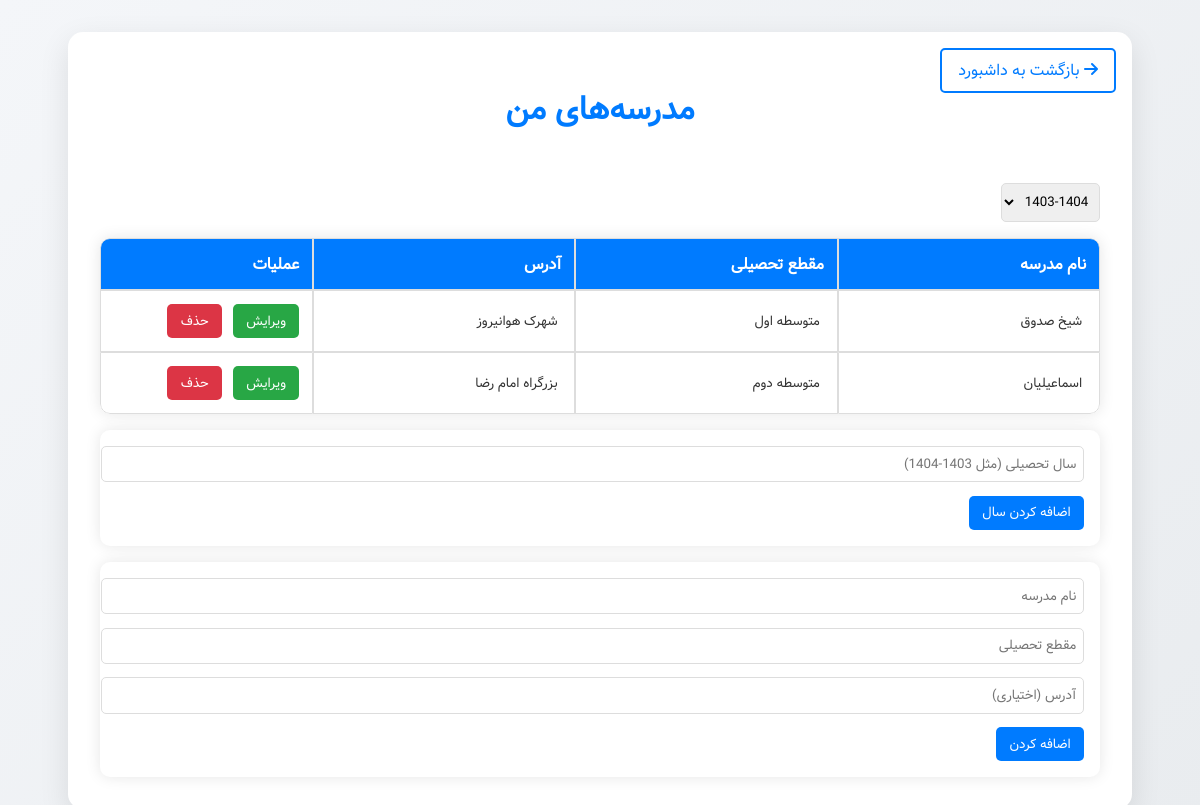
The app's page /teacher/schools/ (signed in) with its own data.
### core/models.py (models this page shows, shortened)
class School(models.Model):
    academic_year = models.ForeignKey(AcademicYear, on_delete=models.CASCADE)
    name = models.CharField(max_length=100)
    level = models.CharField(max_length=50)
    address = models.TextField(blank=True, null=True)

### teacher/views.py (the view)
# urls.py: path('schools/', views.my_schools, name='my_schools'),
def my_schools(request):
    if not request.user.is_authenticated:
        return redirect('unified_login')
    try:
        teacher = request.user.teacher_profile
        years = AcademicYear.objects.all()
        selected_year = request.GET.get('year', years.filter(is_active=True).first().id if years.filter(is_active=True).exists() else None)
        schools = teacher.schools.filter(academic_year_id=selected_year) if selected_year else School.objects.none()
    except Teacher.DoesNotExist:
        return render(request, 'teacher/error.html', {'message': 'شما معلم نیستید!'})
    return render(request, 'teacher/my_schools.html', {
        'teacher_name': teacher.name,
        'schools': schools,
        'years': years,
        'selected_year': int(selected_year) if selected_year else None,
    })

### teacher/templates/teacher/my_schools.html (shortened to what this page needs)
{% load static %}
{% load teacher_tags %}
<!DOCTYPE html>
<html lang="fa">
<head>
    <link rel="stylesheet" href="{% static 'teacher/fonts/vazir.css' %}">
    <link rel="stylesheet" href="https://cdnjs.cloudflare.com/ajax/libs/font-awesome/6.5.1/css/all.min.css">
</head>
<body>
    <div class="schools-container">
        <a href="{% url 'teacher_dashboard' %}" class="back-btn"><i class="fas fa-arrow-right"></i> بازگشت به داشبورد</a>
        <div class="header">
            <h1>مدرسه‌های من</h1>
        </div>
        <div class="top-bar">
            <div class="year-select">
                <select id="year-select" onchange="location.href='{% url 'my_schools' %}?year='+this.value">
                    {% for year in years %}
                    <option value="{{ year.id }}" {% if year.id == selected_year %}selected{% endif %}>
                        {{ year.year }}
                    </option>
                    {% endfor %}
                </select>
            </div>
        </div>
        <table>
            <thead>
                <tr>
                    <th>نام مدرسه</th>
                    <th>مقطع تحصیلی</th>
                    <th>آدرس</th>
                    <th>عملیات</th>
                </tr>
            </thead>
            <tbody id="school-list">
                {% for school in schools %}
                <tr data-id="{{ school.id }}">
                    <td><input type="text" value="{{ school.name }}" disabled></td>
                    <td><input type="text" value="{{ school.level }}" disabled></td>
                    <td><input type="text" value="{{ school.address|default:'-' }}" disabled></td>
                    <td class="actions">
                        <button class="edit">ویرایش</button>
                        <button class="delete">حذف</button>
                    </td>
                </tr>
                {% endfor %}
            </tbody>
        </table>
        <div class="add-year-form">
            <form id="add-year-form">
                <input type="text" name="year" placeholder="سال تحصیلی (مثل 1403-1404)" required>
                <button type="submit">اضافه کردن سال</button>
            </form>
        </div>
        <div class="add-form">
            <form id="add-school-form">
                <input type="text" name="name" placeholder="نام مدرسه" required>
                <input type="text" name="level" placeholder="مقطع تحصیلی" required>
                <input type="text" name="address" placeholder="آدرس (اختیاری)">
                <button type="submit">اضافه کردن</button>
            </form>
        </div>
    </div>
</body>
</html>

### teacher/templates/teacher/my_schools.html (style rules this page uses)
body { direction: rtl; font-family: 'Vazir', sans-serif; margin: 0; background: linear-gradient(135deg, #f4f6f9, #e9ecef); min-height: 100vh; }
.schools-container { background: white; padding: 2em; border-radius: 15px; box-shadow: 0 10px 30px rgba(0, 0, 0, 0.1); max-width: 1000px; margin: 2em auto; text-align: right; position: relative; }
.header h1 { color: #007bff; text-align: center; margin-bottom: 1.5em; }
.back-btn { position: absolute; top: 1em; right: 1em; color: #007bff; text-decoration: none; padding: 0.5em 1em; border: 2px solid #007bff; border-radius: 5px; transition: background 0.3s, color 0.3s; font-family: 'Vazir', sans-serif; }
.top-bar { display: flex; justify-content: space-between; align-items: center; margin-bottom: 1em; }
.year-select select { padding: 0.5em; font-family: 'Vazir', sans-serif; border-radius: 5px; border: 1px solid #ddd; }
table { width: 100%; border-collapse: separate; border-spacing: 0; background: white; border-radius: 10px; box-shadow: 0 0 15px rgba(0, 0, 0, 0.1); margin-bottom: 1em; overflow: hidden; }
th, td { padding: 0.8em; border: 1px solid #ddd; text-align: right; }
th { background: #007bff; color: white; }
th:first-child { border-top-right-radius: 10px; }
th:last-child { border-top-left-radius: 10px; }
tr:last-child td:first-child { border-bottom-right-radius: 10px; }
tr:last-child td:last-child { border-bottom-left-radius: 10px; }
td input { width: 100%; padding: 0.3em; border: none; background: transparent; font-family: 'Vazir', sans-serif; }
td input:disabled { color: #333; }
.actions button { padding: 0.5em 1em; border: none; border-radius: 5px; cursor: pointer; font-family: 'Vazir', sans-serif; margin-left: 0.5em; }
.edit { background: #28a745; color: white; }
.delete { background: #dc3545; color: white; }
.add-form, .add-year-form { margin-top: 1em; background: white; padding: 1em; border-radius: 10px; box-shadow: 0 0 15px rgba(0, 0, 0, 0.1); }
.add-form input, .add-form select, .add-year-form input { width: 100%; padding: 0.5em; margin-bottom: 1em; border: 1px solid #ddd; border-radius: 5px; font-family: 'Vazir', sans-serif; }
.add-form button, .add-year-form button { background: #007bff; color: white; padding: 0.5em 1em; border: none; border-radius: 5px; cursor: pointer; font-family: 'Vazir', sans-serif; }

### records on screen
School: name "شیخ صدوق", level "متوسطه اول", address "شهرک هوانیروز"
School: name "اسماعیلیان", level "متوسطه دوم", address "بزرگراه امام رضا"

### other values on screen
form field value "1403-1404"
